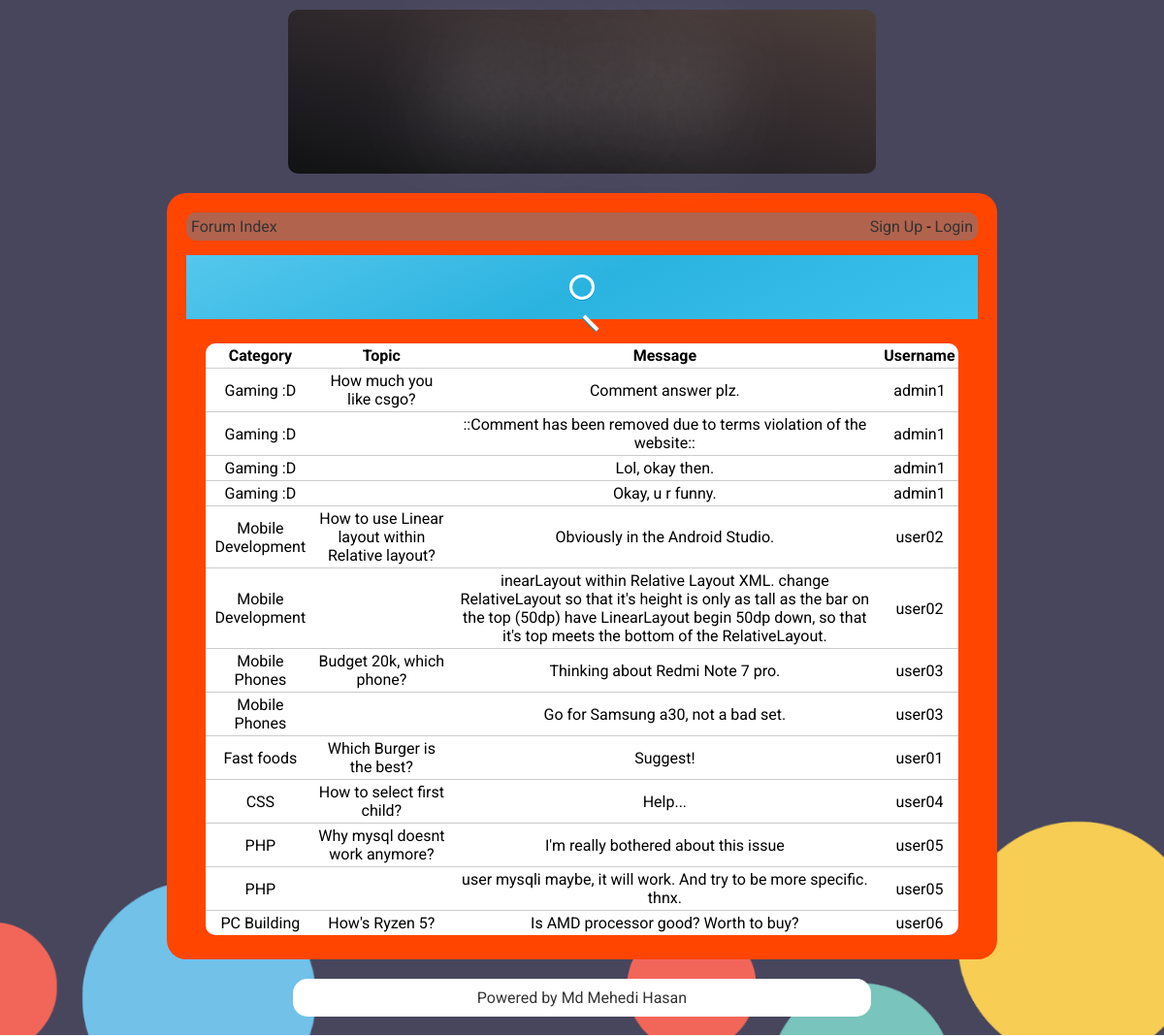
Screenshot of /search.php with the database file from the repository.
### tables this page shows
CREATE TABLE `topics` (
  `parent` smallint(6) NOT NULL,
  `id` int(11) NOT NULL,
  `id2` int(11) NOT NULL,
  `title` varchar(256) NOT NULL,
  `message` longtext NOT NULL,
  `authorid` int(11) NOT NULL,
  `timestamp` int(11) NOT NULL,
  `timestamp2` int(11) NOT NULL
);

CREATE TABLE `categories` (
  `id` smallint(6) NOT NULL,
  `name` varchar(256) NOT NULL,
  `description` text NOT NULL,
  `position` smallint(6) NOT NULL
);

CREATE TABLE `users` (
  `id` bigint(20) NOT NULL,
  `username` varchar(255) NOT NULL,
  `password` varchar(255) NOT NULL,
  `email` varchar(255) NOT NULL,
  `avatar` text NOT NULL,
  `signup_date` int(10) NOT NULL
);

### config.php (called while the page is built, shortened)
<?php
$url_home = 'index.php';
$design = 'default';
?>

### search.php (the view, shortened to what this page needs)
<?php
include('config.php');
?>
<!DOCTYPE html>
<html>
    <head>
        <link href="<?php echo $design; ?>/style.css" rel="stylesheet" title="Style" />
    </head>
    <body>
    	<div class="header">
        	<a href="<?php echo $url_home; ?>"> <span class="headtext" style="font-size:350%;margin-top:-5px;"> How To Do Something?</span>
	    </div>
        <div class="content">
<?php
if(isset($_SESSION['username']))
{
?>
<div class="box">
	<div class="box_left">
    	<a href="<?php echo $url_home; ?>">Forum Index</a>
    </div>
	<div class="box_right">
    	<a href="profile.php?id=<?php echo $_SESSION['userid']; ?>"><?php echo htmlentities($_SESSION['username'], ENT_QUOTES, 'UTF-8'); ?></a> (<a href="login.php">Logout</a>)
    </div>
	<div class="clean"></div>
</div>
<?php
}
else
{
?>
<div class="box">
	<div class="box_left">
    	<a href="<?php echo $url_home; ?>">Forum Index</a>
    </div>
	<div class="box_right">
    	<a href="signup.php">Sign Up</a> - <a href="login.php">Login</a>
    </div>
</div>
<?php
}
?>
<table class="categories_table">
  <div class="flexbox">
  <div class="search">
    <div>
      <input type="search" id="search" name="search" placeholder="       Search . . ." required>
    </div>
  </div>
</div>
  <div>
  </div>
  <thead>
      <tr>
          <th>Category</th>
          <th>Topic</th>
          <th>Message</th>
          <th>Username</th>
      </tr>
  </thead>
  <tbody id="tablebody">
      <?php
      try{
          $conn=new PDO("mysql:host=localhost:3306;dbname=forumdb",'root','');
          $conn->setAttribute(PDO::ATTR_ERRMODE, PDO::ERRMODE_EXCEPTION);
      }
      catch(PDOException $ex){
          echo "<script>window.alert('db connection errror')</script>";
      }
      $sqlquery="Select categories.name,topics.title,topics.message,users.username from topics,categories,users where topics.id=users.id and categories.id=topics.parent";
      try{
          $object=$conn->query($sqlquery);
          $table=$object->fetchAll();
          foreach($table as $row){
              ?>
                  <tr>
                      <td><?php echo $row[0] ?></td>
                      <td><?php echo $row[1] ?></td>
                      <td><?php echo $row[2] ?></td>
                      <td><?php echo $row[3] ?></td>
                  </tr>
              <?php
          }
      }
      catch(PDOException $e){
          echo "<script>window.alert('query errror')</script>";
      }
      ?>
  </tbody>
  </table>
		</div>
		<div class="foot"><a href="http://www.mmhasanovee.xyz">Powered by Md Mehedi Hasan</div>
	</body>
</html>

### default/style.css (style rules this page uses)
* { font-family: Roboto, sans-serif; padding: 0; margin: 0; }
.flexbox { background: linear-gradient(155deg, #55c7ed, #2bb3e0, #3bc1ed); width: 100%; height: 100%; display: flex; justify-content: center; align-items: center; }
.search { margin: 20px; }
.search > div { display: inline-block; position: relative; }
.search > div:after { content: ""; background: white; width: 4px; height: 20px; position: absolute; top: 40px; right: 2px; transform: rotate(135deg); box-shadow: 1px 0 #0091c2; }
.search > div > input { color: white; font-size: 16px; background: transparent; width: 25px; height: 25px; padding: 10px; border: solid 3px white; outline: none; border-radius: 35px; box-shadow: 0 1px #0091c2; transition: width 0.5s; }
.search > div > input::placeholder { color: #efefef; opacity: 1; }
.headtext { font: 700 4em/1 "Oswald", sans-serif; letter-spacing: 0; padding: .25em 0 .325em; display: block; margin: 0 auto; text-shadow: 0 0 80px rgba(255,255,255,.5); background: url(http://f.cl.ly/items/010q3E1u3p2Q0j1L1S1o/animated_text_fill.png) repeat-y; -webkit-background-clip: text; background-clip: text; -webkit-text-fill-color: transparent; -webkit-animation: aitf 80s linear infinite; -webkit-transform: translate3d(0,0,0); -webkit-backface-visibility: hidden; }
* { margin:0px; padding:0px; }
body { background-image: url('images/background.png'); background-repeat: no-repeat; background-attachment: fixed; background-position: center; background-size: cover; padding-left:10%; padding-right:10%; font-family: 'Livvic', sans-serif; }
a { text-decoration:none; color:#333333; }
img, table, tr, td { border:0px; }
table { border-spacing:0px; background:#ffffff; -moz-border-radius:10px; -webkit-border-radius:10px; border-radius:10px; padding:0px; width:95%; margin:5px auto 5px auto; }
tr { -moz-border-radius:5px; -webkit-border-radius:5px; border-radius:5px; margin:0px; }
td, th { margin:0px; border:0px; padding:3px; text-align:center; }
.header { margin:auto; margin-top:10px; padding:15px; background-image: linear-gradient(to right top, #111214, #1f1d21, #2e282b, #3e3334, #4c403b); width:60%; -moz-border-radius:20px; -webkit-border-radius:20px; border-radius:10px; text-align:center; }
.foot { text-align:center; background-color: white; width:60%; -moz-border-radius:15px; -webkit-border-radius:15px; border-radius:15px; padding:10px; margin:20px auto; }
.content { background-color: orangered; width:85%; -moz-border-radius:20px; -webkit-border-radius:20px; border-radius:20px; margin:auto; padding:20px; margin-top:20px; }
.box_left { float:left; }
.box_right { float:right; }
.box { background:url('images/bluec_30p.png'); -moz-border-radius:10px; -webkit-border-radius:10px; border-radius:10px; margin:auto; padding:5px; margin-bottom:15px; }
.categories_table td, .categories_table th, .topics_table td, .topics_table th, .list_pm td, .list_pm th { border-bottom:1px solid #cccccc; }
.categories_table tr:last-child td, .topics_table tr:last-child td, .list_pm tr:last-child td { border-bottom:0px; }

### rows the page displays
topics: categories.name "Gaming :D", title "How much you like csgo?", message "Comment answer plz.", users.username "admin1"
topics: categories.name "Gaming :D", message "::Comment has been removed due to terms violation of the website::", users.username "admin1"
topics: categories.name "Gaming :D", message "Lol, okay then.", users.username "admin1"
topics: categories.name "Gaming :D", message "Okay, u r funny.", authorid.username "admin1"
topics: categories.name "Mobile Development", title "How to use Linear layout within Relative layout?", message "Obviously in the Android Studio.", users.username "user02"
topics: categories.name "Mobile Development", message "inearLayout within Relative Layout XML. change RelativeLayout so that it's height is only as tall as the bar on the top (50dp) have LinearLayout begin 50dp down, so that it's top meets the bottom of the RelativeLayout.", authorid.username "user02"
topics: categories.name "Mobile Phones", title "Budget 20k, which phone?", message "Thinking about Redmi Note 7 pro.", users.username "user03"
topics: categories.name "Mobile Phones", message "Go for Samsung a30, not a bad set.", users.username "user03"
topics: categories.name "Fast foods", title "Which Burger is the best?", message "Suggest!", authorid.username "user01"
topics: categories.name "CSS", title "How to select first child?", message "Help...", users.username "user04"
topics: categories.name "PHP", title "Why mysql doesnt work anymore?", message "I'm really bothered about this issue", users.username "user05"
topics: categories.name "PHP", message "user mysqli maybe, it will work. And try to be more specific. thnx.", users.username "user05"
topics: categories.name "PC Building", title "How's Ryzen 5?", message "Is AMD processor good? Worth to buy?", users.username "user06"
